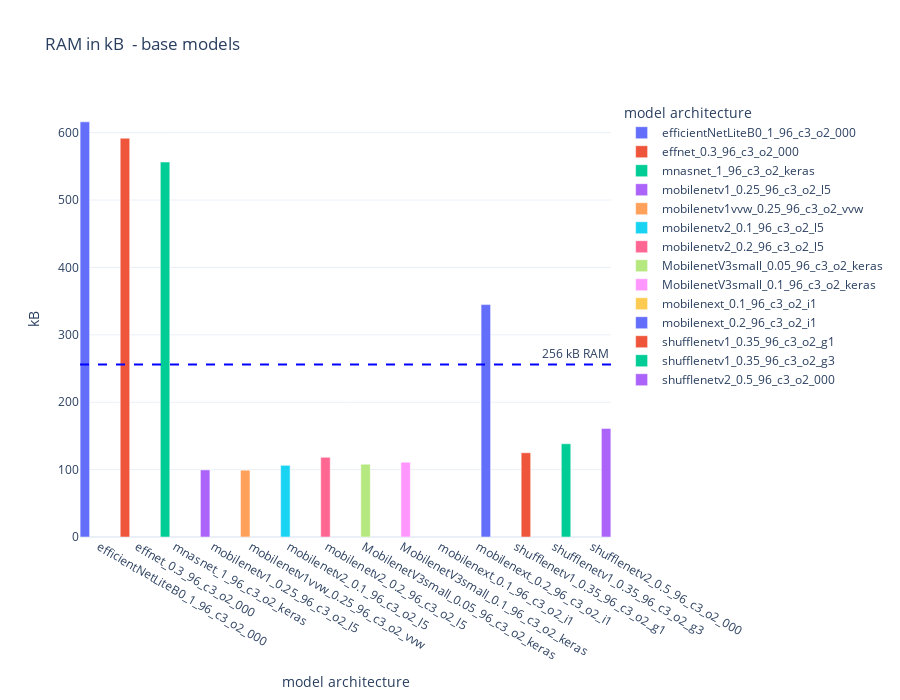

Notebook source saved alongside this figure:
### Code cell
def plot_model_RAM(df, title=""):
    peak_memory_limit = 256
    flash_memory_limit = 256
    RAM_limit = 256
    fig = px.bar(df, 
                x="architecture", 
                color="architecture",
                y='RAM_runtime_memory_size_kb_INT8_mltk',
                labels={"architecture": "model architecture",
                        "RAM_runtime_memory_size_kb_INT8_mltk": "kB",
                            #"value": "kB"
                            },
                title=f"RAM in kB {title}",
                barmode='group',
                #hover_data=['architecture', 'size'],
                height=height,
                template=template
                )
    #fig.add_hline(y=peak_memory_limit, line_width=2, line_dash="dash", line_color="orange", annotation_text=f"{peak_memory_limit} KB peak activation", 
    #            annotation_position="top left")
    fig.add_hline(y=RAM_limit, line_width=2, line_dash="dash", line_color="blue", annotation_text=f"{RAM_limit} kB RAM", 
                annotation_position="top right")
    fig.update_traces(width=bar_width)
    #fig.show()
    return fig

plot_model_RAM(basemodels, title=" - base models")

### Figure 1 — Plotly figure (JSON) as saved in the notebook; plotly's stock layout.template omitted (floating-point values rounded to 4 significant figures)
{"data": [{"alignmentgroup": "True", "hovertemplate": "model architecture=%{x}<br>kB=%{y}<extra></extra>", "legendgroup": "efficientNetLiteB0_1_96_c3_o2_000", "marker": {"color": "#636efa", "pattern": {"shape": ""}}, "name": "efficientNetLiteB0_1_96_c3_o2_000", "offsetgroup": "efficientNetLiteB0_1_96_c3_o2_000", "orientation": "v", "showlegend": true, "textposition": "auto", "type": "bar", "width": 0.25, "x": ["efficientNetLiteB0_1_96_c3_o2_000"], "xaxis": "x", "y": [616.0], "yaxis": "y"}, {"alignmentgroup": "True", "hovertemplate": "model architecture=%{x}<br>kB=%{y}<extra></extra>", "legendgroup": "effnet_0.3_96_c3_o2_000", "marker": {"color": "#EF553B", "pattern": {"shape": ""}}, "name": "effnet_0.3_96_c3_o2_000", "offsetgroup": "effnet_0.3_96_c3_o2_000", "orientation": "v", "showlegend": true, "textposition": "auto", "type": "bar", "width": 0.25, "x": ["effnet_0.3_96_c3_o2_000"], "xaxis": "x", "y": [591.8], "yaxis": "y"}, {"alignmentgroup": "True", "hovertemplate": "model architecture=%{x}<br>kB=%{y}<extra></extra>", "legendgroup": "mnasnet_1_96_c3_o2_keras", "marker": {"color": "#00cc96", "pattern": {"shape": ""}}, "name": "mnasnet_1_96_c3_o2_keras", "offsetgroup": "mnasnet_1_96_c3_o2_keras", "orientation": "v", "showlegend": true, "textposition": "auto", "type": "bar", "width": 0.25, "x": ["mnasnet_1_96_c3_o2_keras"], "xaxis": "x", "y": [556.4], "yaxis": "y"}, {"alignmentgroup": "True", "hovertemplate": "model architecture=%{x}<br>kB=%{y}<extra></extra>", "legendgroup": "mobilenetv1_0.25_96_c3_o2_l5", "marker": {"color": "#ab63fa", "pattern": {"shape": ""}}, "name": "mobilenetv1_0.25_96_c3_o2_l5", "offsetgroup": "mobilenetv1_0.25_96_c3_o2_l5", "orientation": "v", "showlegend": true, "textposition": "auto", "type": "bar", "width": 0.25, "x": ["mobilenetv1_0.25_96_c3_o2_l5"], "xaxis": "x", "y": [99.57], "yaxis": "y"}, {"alignmentgroup": "True", "hovertemplate": "model architecture=%{x}<br>kB=%{y}<extra></extra>", "legendgroup": "mobilenetv1vvw_0.25_96_c3_o2_vvw", "marker": {"color": "#FFA15A", "pattern": {"shape": ""}}, "name": "mobilenetv1vvw_0.25_96_c3_o2_vvw", "offsetgroup": "mobilenetv1vvw_0.25_96_c3_o2_vvw", "orientation": "v", "showlegend": true, "textposition": "auto", "type": "bar", "width": 0.25, "x": ["mobilenetv1vvw_0.25_96_c3_o2_vvw"], "xaxis": "x", "y": [99.13], "yaxis": "y"}, {"alignmentgroup": "True", "hovertemplate": "model architecture=%{x}<br>kB=%{y}<extra></extra>", "legendgroup": "mobilenetv2_0.1_96_c3_o2_l5", "marker": {"color": "#19d3f3", "pattern": {"shape": ""}}, "name": "mobilenetv2_0.1_96_c3_o2_l5", "offsetgroup": "mobilenetv2_0.1_96_c3_o2_l5", "orientation": "v", "showlegend": true, "textposition": "auto", "type": "bar", "width": 0.25, "x": ["mobilenetv2_0.1_96_c3_o2_l5"], "xaxis": "x", "y": [106.4], "yaxis": "y"}, {"alignmentgroup": "True", "hovertemplate": "model architecture=%{x}<br>kB=%{y}<extra></extra>", "legendgroup": "mobilenetv2_0.2_96_c3_o2_l5", "marker": {"color": "#FF6692", "pattern": {"shape": ""}}, "name": "mobilenetv2_0.2_96_c3_o2_l5", "offsetgroup": "mobilenetv2_0.2_96_c3_o2_l5", "orientation": "v", "showlegend": true, "textposition": "auto", "type": "bar", "width": 0.25, "x": ["mobilenetv2_0.2_96_c3_o2_l5"], "xaxis": "x", "y": [118.3], "yaxis": "y"}, {"alignmentgroup": "True", "hovertemplate": "model architecture=%{x}<br>kB=%{y}<extra></extra>", "legendgroup": "MobilenetV3small_0.05_96_c3_o2_keras", "marker": {"color": "#B6E880", "pattern": {"shape": ""}}, "name": "MobilenetV3small_0.05_96_c3_o2_keras", "offsetgroup": "MobilenetV3small_0.05_96_c3_o2_keras", "orientation": "v", "showlegend": true, "textposition": "auto", "type": "bar", "width": 0.25, "x": ["MobilenetV3small_0.05_96_c3_o2_keras"], "xaxis": "x", "y": [108.0], "yaxis": "y"}, {"alignmentgroup": "True", "hovertemplate": "model architecture=%{x}<br>kB=%{y}<extra></extra>", "legendgroup": "MobilenetV3small_0.1_96_c3_o2_keras", "marker": {"color": "#FF97FF", "pattern": {"shape": ""}}, "name": "MobilenetV3small_0.1_96_c3_o2_keras", "offsetgroup": "MobilenetV3small_0.1_96_c3_o2_keras", "orientation": "v", "showlegend": true, "textposition": "auto", "type": "bar", "width": 0.25, "x": ["MobilenetV3small_0.1_96_c3_o2_keras"], "xaxis": "x", "y": [111.0], "yaxis": "y"}, {"alignmentgroup": "True", "hovertemplate": "model architecture=%{x}<br>kB=%{y}<extra></extra>", "legendgroup": "mobilenext_0.1_96_c3_o2_i1", "marker": {"color": "#FECB52", "pattern": {"shape": ""}}, "name": "mobilenext_0.1_96_c3_o2_i1", "offsetgroup": "mobilenext_0.1_96_c3_o2_i1", "orientation": "v", "showlegend": true, "textposition": "auto", "type": "bar", "width": 0.25, "x": ["mobilenext_0.1_96_c3_o2_i1"], "xaxis": "x", "y": [null], "yaxis": "y"}, {"alignmentgroup": "True", "hovertemplate": "model architecture=%{x}<br>kB=%{y}<extra></extra>", "legendgroup": "mobilenext_0.2_96_c3_o2_i1", "marker": {"color": "#636efa", "pattern": {"shape": ""}}, "name": "mobilenext_0.2_96_c3_o2_i1", "offsetgroup": "mobilenext_0.2_96_c3_o2_i1", "orientation": "v", "showlegend": true, "textposition": "auto", "type": "bar", "width": 0.25, "x": ["mobilenext_0.2_96_c3_o2_i1"], "xaxis": "x", "y": [344.9], "yaxis": "y"}, {"alignmentgroup": "True", "hovertemplate": "model architecture=%{x}<br>kB=%{y}<extra></extra>", "legendgroup": "shufflenetv1_0.35_96_c3_o2_g1", "marker": {"color": "#EF553B", "pattern": {"shape": ""}}, "name": "shufflenetv1_0.35_96_c3_o2_g1", "offsetgroup": "shufflenetv1_0.35_96_c3_o2_g1", "orientation": "v", "showlegend": true, "textposition": "auto", "type": "bar", "width": 0.25, "x": ["shufflenetv1_0.35_96_c3_o2_g1"], "xaxis": "x", "y": [125.0], "yaxis": "y"}, {"alignmentgroup": "True", "hovertemplate": "model architecture=%{x}<br>kB=%{y}<extra></extra>", "legendgroup": "shufflenetv1_0.35_96_c3_o2_g3", "marker": {"color": "#00cc96", "pattern": {"shape": ""}}, "name": "shufflenetv1_0.35_96_c3_o2_g3", "offsetgroup": "shufflenetv1_0.35_96_c3_o2_g3", "orientation": "v", "showlegend": true, "textposition": "auto", "type": "bar", "width": 0.25, "x": ["shufflenetv1_0.35_96_c3_o2_g3"], "xaxis": "x", "y": [138.4], "yaxis": "y"}, {"alignmentgroup": "True", "hovertemplate": "model architecture=%{x}<br>kB=%{y}<extra></extra>", "legendgroup": "shufflenetv2_0.5_96_c3_o2_000", "marker": {"color": "#ab63fa", "pattern": {"shape": ""}}, "name": "shufflenetv2_0.5_96_c3_o2_000", "offsetgroup": "shufflenetv2_0.5_96_c3_o2_000", "orientation": "v", "showlegend": true, "textposition": "auto", "type": "bar", "width": 0.25, "x": ["shufflenetv2_0.5_96_c3_o2_000"], "xaxis": "x", "y": [161.1], "yaxis": "y"}], "layout": {"annotations": [{"showarrow": false, "text": "256 kB RAM", "x": 1, "xanchor": "right", "xref": "x domain", "y": 256, "yanchor": "bottom", "yref": "y"}], "barmode": "group", "height": 700, "legend": {"title": {"text": "model architecture"}, "tracegroupgap": 0}, "shapes": [{"line": {"color": "blue", "dash": "dash", "width": 2}, "type": "line", "x0": 0, "x1": 1, "xref": "x domain", "y0": 256, "y1": 256, "yref": "y"}], "title": {"text": "RAM in kB  - base models"}, "xaxis": {"anchor": "y", "categoryarray": ["efficientNetLiteB0_1_96_c3_o2_000", "effnet_0.3_96_c3_o2_000", "mnasnet_1_96_c3_o2_keras", "mobilenetv1_0.25_96_c3_o2_l5", "mobilenetv1vvw_0.25_96_c3_o2_vvw", "mobilenetv2_0.1_96_c3_o2_l5", "mobilenetv2_0.2_96_c3_o2_l5", "MobilenetV3small_0.05_96_c3_o2_keras", "MobilenetV3small_0.1_96_c3_o2_keras", "mobilenext_0.1_96_c3_o2_i1", "mobilenext_0.2_96_c3_o2_i1", "shufflenetv1_0.35_96_c3_o2_g1", "shufflenetv1_0.35_96_c3_o2_g3", "shufflenetv2_0.5_96_c3_o2_000"], "categoryorder": "array", "domain": [0, 1], "title": {"text": "model architecture"}}, "yaxis": {"anchor": "x", "domain": [0, 1], "title": {"text": "kB"}}}}
